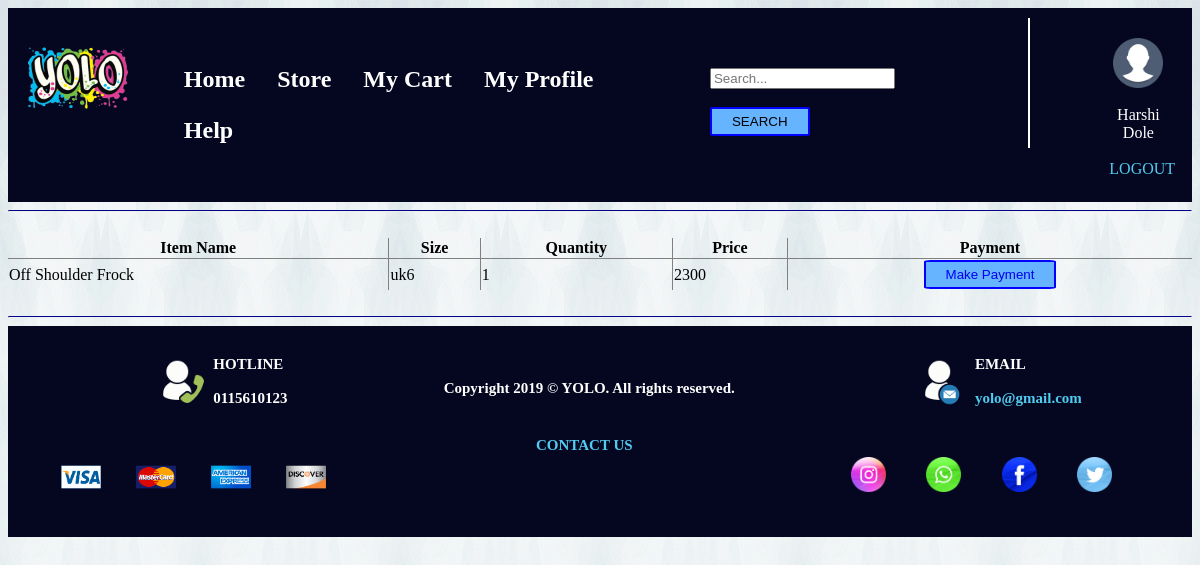
The app's page /order.php (signed in) with its own data.
### tables this page shows
CREATE TABLE `register` (
  `Cus_ID` int(11) NOT NULL,
  `Image` blob NOT NULL,
  `Password` varchar(30) NOT NULL,
  `Country` varchar(100) NOT NULL,
  `First_Name` varchar(100) NOT NULL,
  `Last_Name` varchar(100) NOT NULL,
  `B_Day` date NOT NULL,
  `Email` varchar(100) NOT NULL,
  `Phone` varchar(12) NOT NULL
);

CREATE TABLE `orderitem` (
  `OrderID` int(11) NOT NULL,
  `User_Name` varchar(30) NOT NULL,
  `Item_ID` int(11) NOT NULL,
  `Size` varchar(10) NOT NULL,
  `Quantity` int(11) NOT NULL,
  `Date` date NOT NULL,
  `Price` float NOT NULL
);

CREATE TABLE `item` (
  `Item_ID` int(11) NOT NULL,
  `Item_Name` varchar(30) NOT NULL,
  `Price` float NOT NULL,
  `Category` varchar(30) NOT NULL,
  `Brand` varchar(30) NOT NULL,
  `Image` blob DEFAULT NULL
);

### order.php (the view, shortened to what this page needs)
<?php
include_once"config.php";
$uname = $_SESSION['uname'];
?>
<!DOCTYPE html>
<html>
<head>
	<link rel="stylesheet" type="text/css" href="styles/headfoot.css">
	<link rel="stylesheet" type="text/css" href="styles/home.css">
</head>
<body background="images\back.jpg">
<div class="header">
<div class="row">
<div class="column1">
<img class="logo" src="images/yolo.png" width="100" height="100" alt="yolo">
</div>
<?php
if($uname == "")
{
	echo " <div class='column2'>
	<ul class='menu' >
		<li class='menu' ><a href='home.php'>Home</a></li>
		<li class='menu' ><a href='products.php'>Store</a></li>
		<li class='menu' ><a href='AboutUs.php'>About us</a></li>
		<li class='menu' ><a href='FAQ.php'>Help</a></li>
	</ul>
	</div>";
}
else
{
	echo " <div class='column2'>
	<ul class='menu' >
		<li class='menu' ><a href='home.php'>Home</a></li>
		<li class='menu' ><a href='products.php'>Store</a></li>
		<li class='menu' ><a href='cart.php'>My Cart</a></li>
		<li class='menu' ><a href='Userp.php'>My Profile</a></li>
		<li class='menu' ><a href='FAQ.php'>Help</a></li>
	</ul>
	</div>";
}
?>
<div class="column3">
<form method="POST" action="search.php">
<input id="element_2" type="text" placeholder="Search..." name="search"/><br><br>
<button type="submit" class="srch">SEARCH</button>
</form>
</div>
<div class="column4"></div>
<div class="column5" align="center">
<img class="logo" src="images/profile.png" width="50" height="50" alt="profile">
</br><br>
<?php
if($uname == "")
{
	echo "<a href='login.php' style='color: #51cbf0'>SIGN IN</a>";
}
else
{
$sql="SELECT * FROM register WHERE register.Cus_ID ='". $uname. "'";
$result = $conn->query($sql);
if($result->num_rows > 0)
{
	while($row = $result->fetch_assoc())
	{
		$fname = $row["First_Name"];
		$lname = $row["Last_Name"];
		echo "<label style='color:white;'>$fname $lname</label><br><br>";
		echo "<a href='logout.php' style='color: #51cbf0'>LOGOUT</a>";
	}
}
}
?>
</div>
</div>
</div>
<hr>
<div class="productData">
<center>
<table rules="all" width="100%" >
<tr >
<th>Item Name</th>
<th>Size</th>
<th>Quantity</th>
<th>Price</th>
<th>Payment</th>
</tr>
<?php
$servername = "localhost";
$username = "root";
$password = "";
$dbName = "YOLO";
$conn = new mysqli($servername, $username, $password, $dbName);
$sql = "SELECT * FROM item I,orderitem O WHERE I.Item_ID = O.Item_ID AND O.User_Name = '".$uname."'";
$result = $conn->query($sql);
if($result->num_rows > 0)
{
	while($row = $result->fetch_assoc())
	{
		$id = $row["OrderID"];
		echo "<tr>
		<td>".$row["Item_Name"]."</td>
		<td>".$row["Size"]."</td>
		<td>".$row["Quantity"]."</td>
		<td>".$row["Price"]."</td>
		<td><center><button type='submit'><a href='pay.php?id=$id'>Make Payment</a></button></center></td>
		</tr>";
	}
}
?>
</table>
</center>
</div>
<hr>
<div class="footer" align="center">
<div class="row">
<div class="column" align="center">
<div class="colfot">
</div>
<div class="colfot1">
<img class="logo" src="images/phone.png" width="50" height="50" alt="phone">
</div>
<div class="colfot2">
HOTLINE
<br><br>
0115610123
</div>
</div>
<div class="column" style="color: white">
<br><br>
Copyright 2019 © YOLO. All rights reserved.
</div>
<div class="column" align="center">
<div class="colfot">
</div>
<div class="colfot1">
<img class="logo" src="images/mail.png" width="50" height="50" alt="mail">
</div>
<div class="colfot2">
EMAIL
<br><br>
<a href="mailto:yolo@gmail.com?Subject=Inquiry;">yolo@gmail.com</a>
</div>
</div>
</div>
<div class="row">
<div class="columnicon1">
<div class="colicon">
<img class="logo" src="images/card1.png" width="40" height="40" alt="visa">
</div>
<div class="colicon">
<img class="logo" src="images/card2.png" width="40" height="40" alt="master">
</div>
<div class="colicon">
<img class="logo" src="images/card3.png" width="40" height="40" alt="american">
</div>
<div class="colicon">
<img class="logo" src="images/card4.png" width="40" height="40" alt="discover">
</div>
</div>
<div class="column">
<a href="contactUs.php" >CONTACT US</a>
</div>
<div class="columnicon2">
<div class="colicon">
<a href="#"><img class="logo" src="images/insta.png" width="35" height="35" alt="insta"></a>
</div>
<div class="colicon">
<a href="#"><img class="logo" src="images/whats.png" width="35" height="35" alt="whats"></a>
</div>
<div class="colicon">
<a href="#"><img class="logo" src="images/face.png" width="35" height="35" alt="face"></a>
</div>
<div class="colicon">
<a href="#"><img class="logo" src="images/twitter.png" width="35" height="35" alt="twitter"></a>
</div>
</div>
</div>
</div>
</body>
</html>

### styles/headfoot.css (style rules this page uses)
.header { padding: 10px; background: rgb(5,6,31); }
.logo { margin-left: auto; margin-right: auto; }
ul.menu { background-color: rgb(5,6,31); list-style-type: none; overflow:hidden; }
li.menu { float:left; }
button.srch { padding:5px 20px; border-radius:5%; border: 2px solid Blue; outline: 0; background-color: #66b3ff; }
.footer a { color: #51cbf0; }
li a { font-weight: bold; font-size: 24px; display: block; padding: 12px 16px; text-align: center; color: white; text-decoration: none; }
.row:after { content: ""; display: table; clear: both; }
.column1 { float: left; width: 6%; padding: 10px; }
.column2 { float: left; width: 44%; padding: 20px; }
.column3 { float: left; width: 23%; padding: 50px; }
.column4 { border-left: 2px solid white; height: 55px; float: left; width: 1%; padding-top: 75px; }
a { text-decoration:none; }
.column5 { float: left; width: 5%; padding-top: 20px; padding-left: 68px; }
hr { border-top: 1px solid DarkBlue; }
.footer { font-size: 15px; font-weight: bold; padding: 10px; background: rgb(5,6,31); }
.column { float: left; width: 31%; padding: 10px; }
.colfot { float: left; width: 27.5%; padding: 10px; }
.colfot1 { float: left; width: 10%; padding: 10px; }
.colfot2 { color: white; float: left; width: 5%; padding: 10px; }
.columnicon1 { float: left; width: 28%; padding: 25px; }
.columnicon2 { float: right; width: 28%; padding: 25px; }
.colicon { float: left; width: 20%; padding: 5px; }

### styles/home.css (style rules this page uses)
.row:after { content: ""; display: table; clear: both; }
.logo { margin-left: auto; margin-right: auto; }
button { padding:5px 20px; border-radius:5%; border: 2px solid Blue; outline: 0; background-color: #66b3ff; }
img { vertical-align: middle; }

### records on screen
register: First_Name "Harshi", Last_Name "Dole"
orderitem: Item_ID.Item_Name "Off Shoulder Frock", Size "uk6", Quantity "1", Price "2300"
